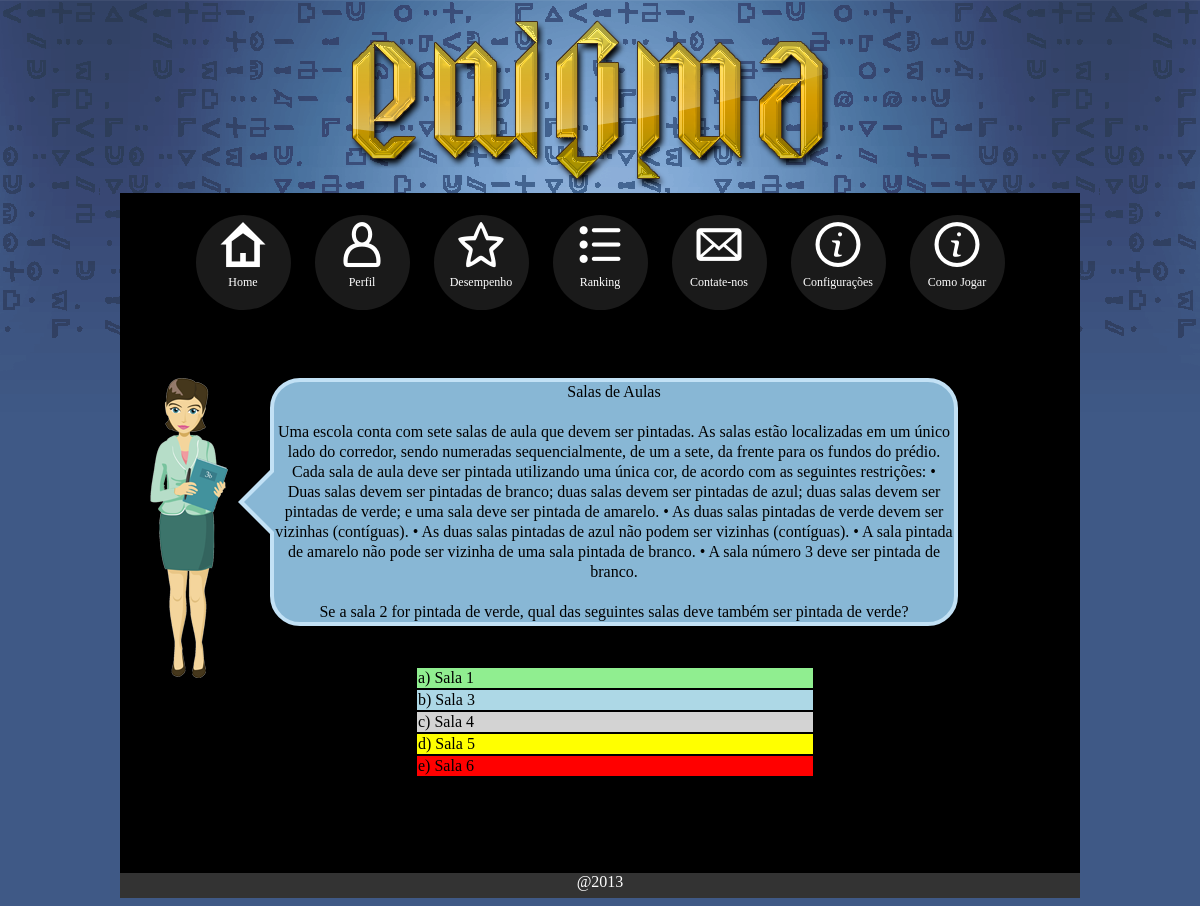
The app's page /sistema.php?page=jogo&id=5 (signed in) with its own data.
### tables this page shows
CREATE TABLE IF NOT EXISTS `assunto` (
  `idassunto` int(11) NOT NULL AUTO_INCREMENT,
  `nome` text NOT NULL,
  `conteudo` longtext NOT NULL,
  PRIMARY KEY (`idassunto`)
);

CREATE TABLE IF NOT EXISTS `pergunta` (
  `id_pergunta` int(11) NOT NULL AUTO_INCREMENT,
  `idassunto` int(11) NOT NULL,
  `pergunta` varchar(2000) NOT NULL,
  `op1` varchar(2000) NOT NULL,
  `op2` varchar(2000) NOT NULL,
  `op3` varchar(2000) NOT NULL,
  `op4` varchar(2000) NOT NULL,
  `op5` varchar(2000) NOT NULL,
  `cop` varchar(1) NOT NULL,
  PRIMARY KEY (`id_pergunta`),
  KEY `idassunto` (`idassunto`)
);

### includes/conexao.class.php (called while the page is built, shortened)
<?php
class dbrs{
    function dbrs($sql,$ret){
    $ret=($ret==1)?"exeret":"exenr";
    $this->$ret($sql);
    }
    function exeret($sqlquery){
        $this->rs = mysql_query($sqlquery) or die(mysql_error());
        while($row=mysql_fetch_array($this->rs)){
            $this->rows[] = $row;
        }
    }
}
?>

### jogo.php (the view, shortened to what this page needs)
<?php
require_once("includes/usuarios.class.php");
require_once("includes/conexao.class.php");
$id = $_GET["id"];
$quiz = new dbrs("SELECT * FROM pergunta INNER JOIN assunto ON assunto.idassunto = pergunta.idassunto WHERE pergunta.idassunto= $id",1);
$qNum = intval($_SESSION["num"]);
?>
<div class="avatar">
	<div class = "balaodialogo">
		<?php echo($quiz->rows[$qNum]["nome"])?> </br></br>
		<?php echo($quiz->rows[$qNum]["conteudo"])?>  </br></br>
		<?php echo($quiz->rows[$qNum]["pergunta"])?>
	</div>
	<table align="center" style="boder:0; width:400px; height:100px">
		<tr>
		<td style="background:lightgreen; color:#000"> a) <?php echo '<a href="sistema.php?page=jogo&id=',$id,'&a=1">',$quiz->rows[$qNum]["op1"],'</a>'; ?></td>
		</tr><tr>
		<td style="background:lightblue; color:#000"> b) <?php echo("<a href=\"sistema.php?page=jogo&id=$id&a=2\">".$quiz->rows[$qNum]["op2"]."</a>")?></td>
		</tr><tr>
		<td style="background:lightgray; color:#000"> c) <?php echo("<a href=\"sistema.php?page=jogo&id=$id&a=3\">".$quiz->rows[$qNum]["op3"]."</a>")?></td>
		</tr><tr>
		<td style="background:yellow; color:#000"> d) <?php echo("<a href=\"sistema.php?page=jogo&id=$id&a=4\">".$quiz->rows[$qNum]["op4"]."</a>")?></td>
		</tr><tr>
		 <td style="background:red; color:#000"> e) <?php echo("<a href=\"sistema.php?page=jogo&id=$id&a=5\">".$quiz->rows[$qNum]["op5"]."</a>")?></td>
		</tr>
	</table>
</div>

### css/template.css (style rules this page uses)
body { background:#3f5986 url(../layout/bg.png) repeat-x top center; width: 960px; margin-left: auto; margin-right: auto; margin-top: 20px; }
.avatar { background-image:url(../images/mulher.png); background-repeat: no-repeat; text-align: left; margin-left: 30px; }
.balaodialogo { position: relative; margin-top: 30px; margin-left: 120px; margin-bottom: 40px; background-color: #88b7d5; border: 4px solid #c2e1f5; border-radius: 30px; width: 680px; height: auto; line-height: 20px; color: black; text-align: center; }
.balaodialogo:after, .balaodialogo:before { right: 100%; border: solid transparent; content: " "; height: 0; width: 0; position: absolute; pointer-events: none; }
.balaodialogo:after { border-color: rgba(136, 183, 213, 0); border-right-color: #88b7d5; border-width: 30px; top: 50%; margin-top: -30px; }
.balaodialogo:before { border-color: rgba(194, 225, 245, 0); border-right-color: #c2e1f5; border-width: 36px; top: 50%; margin-top: -36px; }

### css/default.css (style rules this page uses)
*, *:after, *:before { -webkit-box-sizing: content-box; -moz-box-sizing:content-box; box-sizing: content-box; }
a { color: #000; font-family: Comic Sans, Comic Sans MS, cursive; text-decoration: none; }

### records on screen
assunto: nome "Salas de Aulas", conteudo "Uma escola conta com sete salas de aula que devem ser pintadas. As salas estão localizadas em um único lado do corredor, sendo numeradas sequencialmente, de um a sete, da frente para os fundos do prédio. Cada sala de aula deve ser pintada utilizando uma única cor, de acordo com as seguintes restrições: • Duas salas devem ser pintadas de branco; duas salas devem ser pintadas de azul; duas salas devem ser pintadas de verde; e uma sala deve ser pintada de amarelo. • As duas salas pintadas de verde devem ser vizinhas (contíguas). • As duas salas pintadas de azul não podem ser vizinhas (contíguas). • A sala pintada de amarelo não pode ser vizinha de uma sala pintada de branco. • A sala número 3…"
pergunta: pergunta "Se a sala 2 for pintada de verde, qual das seguintes salas deve também ser pintada de verde?", op1 "Sala 1", op2 "Sala 3", op3 "Sala 4", op4 "Sala 5", op5 "Sala 6"
